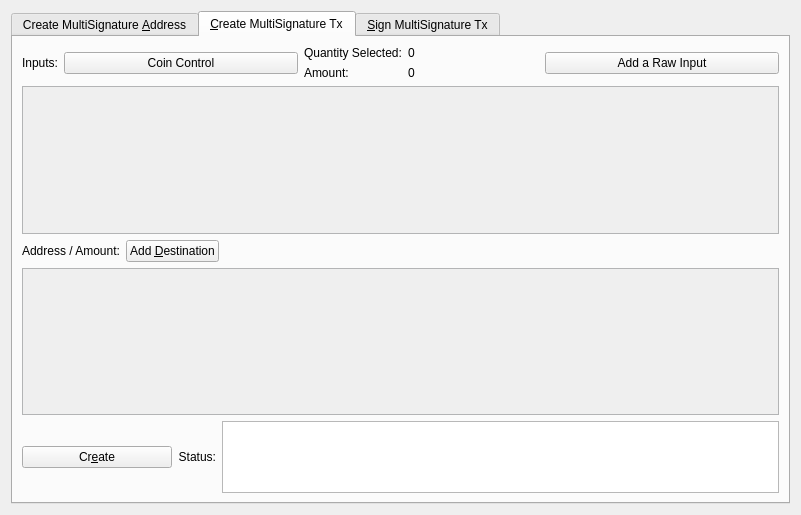
<?xml version="1.0" encoding="UTF-8"?>
<ui version="4.0">
 <class>MultisigDialog</class>
 <widget class="QDialog" name="MultisigDialog">
  <property name="geometry">
   <rect>
    <x>0</x>
    <y>0</y>
    <width>801</width>
    <height>515</height>
   </rect>
  </property>
  <property name="sizePolicy">
   <sizepolicy hsizetype="Fixed" vsizetype="Fixed">
    <horstretch>0</horstretch>
    <verstretch>0</verstretch>
   </sizepolicy>
  </property>
  <property name="windowTitle">
   <string>Multisignature Address Interactions</string>
  </property>
  <layout class="QVBoxLayout" name="verticalLayout_8">
   <item>
    <widget class="QTabWidget" name="multisigTabWidget">
     <property name="styleSheet">
      <string notr="true">QScrollArea{border: 1px solid #b3b4b5;}</string>
     </property>
     <property name="currentIndex">
      <number>1</number>
     </property>
     <widget class="QWidget" name="addMultisigTab">
      <property name="sizePolicy">
       <sizepolicy hsizetype="Minimum" vsizetype="Minimum">
        <horstretch>0</horstretch>
        <verstretch>0</verstretch>
       </sizepolicy>
      </property>
      <attribute name="title">
       <string>Create MultiSignature &amp;Address</string>
      </attribute>
      <layout class="QVBoxLayout" name="verticalLayout">
       <item>
        <layout class="QHBoxLayout" name="enterMLayout">
         <item>
          <widget class="QSpinBox" name="enterMSpinbox">
           <property name="sizePolicy">
            <sizepolicy hsizetype="Fixed" vsizetype="Fixed">
             <horstretch>0</horstretch>
             <verstretch>0</verstretch>
            </sizepolicy>
           </property>
           <property name="toolTip">
            <string>How many people must sign to verify a transaction</string>
           </property>
           <property name="minimum">
            <number>1</number>
           </property>
           <property name="maximum">
            <number>15</number>
           </property>
           <property name="value">
            <number>1</number>
           </property>
          </widget>
         </item>
         <item>
          <widget class="QLabel" name="enterMLabel">
           <property name="text">
            <string>Enter the minimum number of signatures required to sign transactions</string>
           </property>
          </widget>
         </item>
        </layout>
       </item>
       <item>
        <layout class="QHBoxLayout" name="addressLabelLayout">
         <item>
          <widget class="QLabel" name="addressLableLabel">
           <property name="text">
            <string>Address Label:</string>
           </property>
          </widget>
         </item>
         <item>
          <widget class="QLineEdit" name="multisigAddressLabel"/>
         </item>
        </layout>
       </item>
       <item>
        <layout class="QHBoxLayout" name="addAddressLayout">
         <item>
          <widget class="QPushButton" name="addAddressButton">
           <property name="toolTip">
            <string>Add another address that could sign to verify a transaction from the multisig address.</string>
           </property>
           <property name="text">
            <string>&amp;Add Address / Key</string>
           </property>
           <property name="icon">
            <iconset resource="../xchainz.qrc">
             <normaloff>:/icons/add</normaloff>:/icons/add</iconset>
           </property>
           <property name="autoDefault">
            <bool>false</bool>
           </property>
          </widget>
         </item>
         <item>
          <widget class="QLabel" name="addAddressLabel">
           <property name="sizePolicy">
            <sizepolicy hsizetype="Preferred" vsizetype="Fixed">
             <horstretch>0</horstretch>
             <verstretch>0</verstretch>
            </sizepolicy>
           </property>
           <property name="text">
            <string>Local addresses or public keys that can sign:</string>
           </property>
          </widget>
         </item>
         <item>
          <spacer name="addAddressSpacer_2">
           <property name="orientation">
            <enum>Qt::Horizontal</enum>
           </property>
           <property name="sizeHint" stdset="0">
            <size>
             <width>40</width>
             <height>10</height>
            </size>
           </property>
          </spacer>
         </item>
        </layout>
       </item>
       <item>
        <widget class="QScrollArea" name="addAddressScrollArea">
         <property name="sizePolicy">
          <sizepolicy hsizetype="Preferred" vsizetype="Expanding">
           <horstretch>0</horstretch>
           <verstretch>0</verstretch>
          </sizepolicy>
         </property>
         <property name="widgetResizable">
          <bool>true</bool>
         </property>
         <widget class="QWidget" name="addAddressWidget">
          <property name="geometry">
           <rect>
            <x>0</x>
            <y>0</y>
            <width>759</width>
            <height>166</height>
           </rect>
          </property>
          <layout class="QVBoxLayout" name="verticalLayout_5">
           <item>
            <layout class="QVBoxLayout" name="addressList"/>
           </item>
           <item>
            <spacer name="verticalSpacer">
             <property name="orientation">
              <enum>Qt::Vertical</enum>
             </property>
             <property name="sizeHint" stdset="0">
              <size>
               <width>20</width>
               <height>40</height>
              </size>
             </property>
            </spacer>
           </item>
          </layout>
         </widget>
        </widget>
       </item>
       <item>
        <layout class="QHBoxLayout" name="addMultisigLayout">
         <item>
          <widget class="QPushButton" name="addMultisigButton">
           <property name="sizePolicy">
            <sizepolicy hsizetype="Preferred" vsizetype="Fixed">
             <horstretch>0</horstretch>
             <verstretch>0</verstretch>
            </sizepolicy>
           </property>
           <property name="toolTip">
            <string>Create a new multisig address</string>
           </property>
           <property name="toolTipDuration">
            <number>-3</number>
           </property>
           <property name="text">
            <string>C&amp;reate</string>
           </property>
           <property name="icon">
            <iconset resource="../xchainz.qrc">
             <normaloff>:/icons/filesave</normaloff>:/icons/filesave</iconset>
           </property>
           <property name="autoDefault">
            <bool>false</bool>
           </property>
          </widget>
         </item>
         <item>
          <widget class="QLabel" name="label">
           <property name="text">
            <string>Status:</string>
           </property>
          </widget>
         </item>
         <item>
          <widget class="QTextEdit" name="addMultisigStatus">
           <property name="sizePolicy">
            <sizepolicy hsizetype="Expanding" vsizetype="Fixed">
             <horstretch>0</horstretch>
             <verstretch>0</verstretch>
            </sizepolicy>
           </property>
           <property name="maximumSize">
            <size>
             <width>16777215</width>
             <height>75</height>
            </size>
           </property>
           <property name="readOnly">
            <bool>true</bool>
           </property>
           <property name="textInteractionFlags">
            <set>Qt::TextSelectableByKeyboard|Qt::TextSelectableByMouse</set>
           </property>
          </widget>
         </item>
        </layout>
       </item>
       <item>
        <widget class="QLabel" name="label_2">
         <property name="sizePolicy">
          <sizepolicy hsizetype="Preferred" vsizetype="Preferred">
           <horstretch>0</horstretch>
           <verstretch>0</verstretch>
          </sizepolicy>
         </property>
         <property name="text">
          <string>Use below to quickly import an address by its redeem. Don't forget to add a label before clicking import!
Keep in mind, the wallet will rescan the blockchain to find transactions containing the new address.
Please be patient after clicking import.</string>
         </property>
         <property name="scaledContents">
          <bool>false</bool>
         </property>
         <property name="wordWrap">
          <bool>true</bool>
         </property>
        </widget>
       </item>
       <item>
        <layout class="QHBoxLayout" name="importLayout">
         <item>
          <widget class="QPushButton" name="importAddressButton">
           <property name="sizePolicy">
            <sizepolicy hsizetype="Fixed" vsizetype="Fixed">
             <horstretch>0</horstretch>
             <verstretch>0</verstretch>
            </sizepolicy>
           </property>
           <property name="text">
            <string>&amp;Import Redeem</string>
           </property>
           <property name="icon">
            <iconset resource="../xchainz.qrc">
             <normaloff>:/icons/receiving_addresses</normaloff>:/icons/receiving_addresses</iconset>
           </property>
          </widget>
         </item>
         <item>
          <widget class="QLineEdit" name="importRedeem">
           <property name="sizePolicy">
            <sizepolicy hsizetype="Preferred" vsizetype="Fixed">
             <horstretch>0</horstretch>
             <verstretch>0</verstretch>
            </sizepolicy>
           </property>
          </widget>
         </item>
        </layout>
       </item>
      </layout>
     </widget>
     <widget class="QWidget" name="createTransactionTab">
      <attribute name="title">
       <string>&amp;Create MultiSignature Tx</string>
      </attribute>
      <layout class="QVBoxLayout" name="verticalLayout_3">
       <item>
        <layout class="QHBoxLayout" name="horizontalLayout_2">
         <item>
          <layout class="QVBoxLayout" name="createTxLayout">
           <item>
            <layout class="QHBoxLayout" name="addTxInputLayout">
             <item>
              <widget class="QLabel" name="addTxInputLabel">
               <property name="sizePolicy">
                <sizepolicy hsizetype="Fixed" vsizetype="Preferred">
                 <horstretch>0</horstretch>
                 <verstretch>0</verstretch>
                </sizepolicy>
               </property>
               <property name="text">
                <string>Inputs:</string>
               </property>
              </widget>
             </item>
             <item>
              <widget class="QPushButton" name="pushButtonCoinControl">
               <property name="sizePolicy">
                <sizepolicy hsizetype="Preferred" vsizetype="Fixed">
                 <horstretch>0</horstretch>
                 <verstretch>0</verstretch>
                </sizepolicy>
               </property>
               <property name="text">
                <string>Coin Control</string>
               </property>
              </widget>
             </item>
             <item>
              <layout class="QFormLayout" name="formLayout_2">
               <property name="rightMargin">
                <number>10</number>
               </property>
               <item row="0" column="0">
                <widget class="QLabel" name="labelQuantity">
                 <property name="text">
                  <string>Quantity Selected:</string>
                 </property>
                </widget>
               </item>
               <item row="0" column="1">
                <widget class="QLabel" name="labelQuantity_int">
                 <property name="text">
                  <string>0</string>
                 </property>
                </widget>
               </item>
               <item row="1" column="0">
                <widget class="QLabel" name="labelAmount">
                 <property name="text">
                  <string>Amount:</string>
                 </property>
                </widget>
               </item>
               <item row="1" column="1">
                <widget class="QLabel" name="labelAmount_int">
                 <property name="text">
                  <string>0</string>
                 </property>
                </widget>
               </item>
              </layout>
             </item>
             <item>
              <widget class="QPushButton" name="addInputButton">
               <property name="sizePolicy">
                <sizepolicy hsizetype="Preferred" vsizetype="Fixed">
                 <horstretch>0</horstretch>
                 <verstretch>0</verstretch>
                </sizepolicy>
               </property>
               <property name="toolTip">
                <string>Add an input to fund the outputs</string>
               </property>
               <property name="text">
                <string>Add a Raw Input</string>
               </property>
               <property name="icon">
                <iconset resource="../xchainz.qrc">
                 <normaloff>:/css/default</normaloff>:/css/default</iconset>
               </property>
              </widget>
             </item>
            </layout>
           </item>
           <item>
            <widget class="QScrollArea" name="txInputsScrollArea">
             <property name="sizePolicy">
              <sizepolicy hsizetype="Preferred" vsizetype="Expanding">
               <horstretch>0</horstretch>
               <verstretch>0</verstretch>
              </sizepolicy>
             </property>
             <property name="widgetResizable">
              <bool>true</bool>
             </property>
             <widget class="QWidget" name="txInputsWidget">
              <property name="geometry">
               <rect>
                <x>0</x>
                <y>0</y>
                <width>747</width>
                <height>131</height>
               </rect>
              </property>
              <layout class="QVBoxLayout" name="verticalLayout_7">
               <item>
                <layout class="QVBoxLayout" name="inputsList"/>
               </item>
               <item>
                <spacer name="txInputsSpacer">
                 <property name="orientation">
                  <enum>Qt::Vertical</enum>
                 </property>
                 <property name="sizeHint" stdset="0">
                  <size>
                   <width>20</width>
                   <height>80</height>
                  </size>
                 </property>
                </spacer>
               </item>
              </layout>
             </widget>
            </widget>
           </item>
           <item>
            <layout class="QHBoxLayout" name="addDestinationLayout">
             <item>
              <widget class="QLabel" name="addDestinationLabel">
               <property name="text">
                <string>Address / Amount:</string>
               </property>
              </widget>
             </item>
             <item>
              <widget class="QPushButton" name="addDestinationButton">
               <property name="sizePolicy">
                <sizepolicy hsizetype="Fixed" vsizetype="Fixed">
                 <horstretch>0</horstretch>
                 <verstretch>0</verstretch>
                </sizepolicy>
               </property>
               <property name="toolTip">
                <string>Add destinations to send XCZ to</string>
               </property>
               <property name="text">
                <string>Add &amp;Destination</string>
               </property>
               <property name="icon">
                <iconset resource="../xchainz.qrc">
                 <normaloff>:/icons/add</normaloff>:/icons/add</iconset>
               </property>
              </widget>
             </item>
             <item>
              <spacer name="addDestinationHorizontalSpacer">
               <property name="orientation">
                <enum>Qt::Horizontal</enum>
               </property>
               <property name="sizeHint" stdset="0">
                <size>
                 <width>40</width>
                 <height>20</height>
                </size>
               </property>
              </spacer>
             </item>
            </layout>
           </item>
           <item>
            <widget class="QScrollArea" name="destionationsScrollArea">
             <property name="sizePolicy">
              <sizepolicy hsizetype="Expanding" vsizetype="Expanding">
               <horstretch>0</horstretch>
               <verstretch>0</verstretch>
              </sizepolicy>
             </property>
             <property name="widgetResizable">
              <bool>true</bool>
             </property>
             <widget class="QWidget" name="destinationsScrollAreaContents">
              <property name="geometry">
               <rect>
                <x>0</x>
                <y>0</y>
                <width>747</width>
                <height>130</height>
               </rect>
              </property>
              <layout class="QVBoxLayout" name="verticalLayout_11">
               <item>
                <layout class="QVBoxLayout" name="destinationsList"/>
               </item>
               <item>
                <spacer name="destinationsSpacer">
                 <property name="orientation">
                  <enum>Qt::Vertical</enum>
                 </property>
                 <property name="sizeHint" stdset="0">
                  <size>
                   <width>20</width>
                   <height>20</height>
                  </size>
                 </property>
                </spacer>
               </item>
              </layout>
             </widget>
            </widget>
           </item>
           <item>
            <layout class="QHBoxLayout" name="horizontalLayout_4">
             <item>
              <widget class="QPushButton" name="createButton">
               <property name="sizePolicy">
                <sizepolicy hsizetype="Fixed" vsizetype="Fixed">
                 <horstretch>0</horstretch>
                 <verstretch>0</verstretch>
                </sizepolicy>
               </property>
               <property name="minimumSize">
                <size>
                 <width>150</width>
                 <height>0</height>
                </size>
               </property>
               <property name="toolTip">
                <string>Create a transaction object using the given inputs to the given outputs</string>
               </property>
               <property name="text">
                <string>Cr&amp;eate</string>
               </property>
               <property name="icon">
                <iconset resource="../xchainz.qrc">
                 <normaloff>:/icons/export</normaloff>:/icons/export</iconset>
               </property>
               <property name="autoDefault">
                <bool>false</bool>
               </property>
               <property name="default">
                <bool>true</bool>
               </property>
              </widget>
             </item>
             <item>
              <widget class="QLabel" name="createButtonLabel">
               <property name="sizePolicy">
                <sizepolicy hsizetype="Fixed" vsizetype="Preferred">
                 <horstretch>0</horstretch>
                 <verstretch>0</verstretch>
                </sizepolicy>
               </property>
               <property name="text">
                <string>Status:</string>
               </property>
               <property name="alignment">
                <set>Qt::AlignRight|Qt::AlignTrailing|Qt::AlignVCenter</set>
               </property>
              </widget>
             </item>
             <item>
              <widget class="QTextEdit" name="createButtonStatus">
               <property name="sizePolicy">
                <sizepolicy hsizetype="Expanding" vsizetype="Minimum">
                 <horstretch>0</horstretch>
                 <verstretch>0</verstretch>
                </sizepolicy>
               </property>
               <property name="maximumSize">
                <size>
                 <width>16777215</width>
                 <height>16777215</height>
                </size>
               </property>
               <property name="sizeAdjustPolicy">
                <enum>QAbstractScrollArea::AdjustToContents</enum>
               </property>
               <property name="readOnly">
                <bool>true</bool>
               </property>
              </widget>
             </item>
            </layout>
           </item>
          </layout>
         </item>
         <item>
          <layout class="QHBoxLayout" name="horizontalLayout_3"/>
         </item>
        </layout>
       </item>
      </layout>
     </widget>
     <widget class="QWidget" name="signMultisigTransaction">
      <property name="styleSheet">
       <string notr="true">txScrollArea:{
	border: 1px solid #b3b4b5;
}
keyScrollArea:{
	border: 1px solid #b3b4b5;
}
txScrollArea:{
	border: 1px solid #b3b4b5;
}</string>
      </property>
      <attribute name="title">
       <string>&amp;Sign MultiSignature Tx</string>
      </attribute>
      <layout class="QVBoxLayout" name="verticalLayout_4">
       <item>
        <layout class="QHBoxLayout" name="transactionHexLayout">
         <item>
          <widget class="QLabel" name="transactionHexLabel">
           <property name="text">
            <string>Transaction Hex:</string>
           </property>
          </widget>
         </item>
         <item>
          <widget class="QLineEdit" name="transactionHex">
           <property name="toolTip">
            <string/>
           </property>
          </widget>
         </item>
        </layout>
       </item>
       <item>
        <layout class="QHBoxLayout" name="horizontalLayout">
         <item>
          <layout class="QVBoxLayout" name="verticalLayout_2">
           <item>
            <layout class="QHBoxLayout" name="horizontalLayout_7">
             <item>
              <widget class="QPushButton" name="signButton">
               <property name="sizePolicy">
                <sizepolicy hsizetype="Preferred" vsizetype="Fixed">
                 <horstretch>0</horstretch>
                 <verstretch>0</verstretch>
                </sizepolicy>
               </property>
               <property name="minimumSize">
                <size>
                 <width>150</width>
                 <height>0</height>
                </size>
               </property>
               <property name="toolTip">
                <string>Sign the transaction from this wallet or from provided private keys</string>
               </property>
               <property name="text">
                <string>S&amp;ign</string>
               </property>
               <property name="icon">
                <iconset resource="../xchainz.qrc">
                 <normaloff>:/icons/edit</normaloff>:/icons/edit</iconset>
               </property>
               <property name="autoDefault">
                <bool>false</bool>
               </property>
               <property name="default">
                <bool>true</bool>
               </property>
              </widget>
             </item>
             <item>
              <widget class="QPushButton" name="commitButton">
               <property name="enabled">
                <bool>false</bool>
               </property>
               <property name="sizePolicy">
                <sizepolicy hsizetype="Preferred" vsizetype="Fixed">
                 <horstretch>0</horstretch>
                 <verstretch>0</verstretch>
                </sizepolicy>
               </property>
               <property name="toolTip">
                <string>&lt;html&gt;&lt;head/&gt;&lt;body&gt;&lt;p&gt;DISABLED until transaction has been signed enough times.&lt;/p&gt;&lt;/body&gt;&lt;/html&gt;</string>
               </property>
               <property name="autoFillBackground">
                <bool>false</bool>
               </property>
               <property name="text">
                <string>Co&amp;mmit</string>
               </property>
               <property name="icon">
                <iconset resource="../xchainz.qrc">
                 <normaloff>:/icons/send</normaloff>:/icons/send</iconset>
               </property>
               <property name="autoDefault">
                <bool>true</bool>
               </property>
              </widget>
             </item>
             <item>
              <layout class="QHBoxLayout" name="addPrivKeyLayout">
               <item>
                <widget class="QPushButton" name="addPrivKeyButton">
                 <property name="sizePolicy">
                  <sizepolicy hsizetype="Fixed" vsizetype="Fixed">
                   <horstretch>0</horstretch>
                   <verstretch>0</verstretch>
                  </sizepolicy>
                 </property>
                 <property name="toolTip">
                  <string>Add private keys to sign the transaction with</string>
                 </property>
                 <property name="text">
                  <string>Add Private &amp;Key</string>
                 </property>
                 <property name="icon">
                  <iconset resource="../xchainz.qrc">
                   <normaloff>:/icons/add</normaloff>:/icons/add</iconset>
                 </property>
                </widget>
               </item>
               <item>
                <widget class="QLabel" name="addPrivKeyLabel">
                 <property name="text">
                  <string>Sign with only private keys (Not Recommened)</string>
                 </property>
                </widget>
               </item>
              </layout>
             </item>
            </layout>
           </item>
           <item>
            <layout class="QHBoxLayout" name="horizontalLayout_5">
             <item>
              <widget class="QLabel" name="signButtonStatusLabel">
               <property name="text">
                <string>Status:</string>
               </property>
              </widget>
             </item>
             <item>
              <widget class="QTextEdit" name="signButtonStatus">
               <property name="sizePolicy">
                <sizepolicy hsizetype="Expanding" vsizetype="Preferred">
                 <horstretch>0</horstretch>
                 <verstretch>0</verstretch>
                </sizepolicy>
               </property>
               <property name="maximumSize">
                <size>
                 <width>16777215</width>
                 <height>16777215</height>
                </size>
               </property>
               <property name="verticalScrollBarPolicy">
                <enum>Qt::ScrollBarAsNeeded</enum>
               </property>
               <property name="readOnly">
                <bool>true</bool>
               </property>
               <property name="textInteractionFlags">
                <set>Qt::TextSelectableByKeyboard|Qt::TextSelectableByMouse</set>
               </property>
              </widget>
             </item>
            </layout>
           </item>
           <item>
            <widget class="QScrollArea" name="keyScrollArea">
             <property name="sizePolicy">
              <sizepolicy hsizetype="Expanding" vsizetype="Expanding">
               <horstretch>0</horstretch>
               <verstretch>0</verstretch>
              </sizepolicy>
             </property>
             <property name="sizeAdjustPolicy">
              <enum>QAbstractScrollArea::AdjustToContents</enum>
             </property>
             <property name="widgetResizable">
              <bool>true</bool>
             </property>
             <widget class="QWidget" name="keyScrollAreaContents">
              <property name="geometry">
               <rect>
                <x>0</x>
                <y>0</y>
                <width>755</width>
                <height>168</height>
               </rect>
              </property>
              <layout class="QVBoxLayout" name="verticalLayout_9">
               <item>
                <layout class="QVBoxLayout" name="keyList"/>
               </item>
               <item>
                <spacer name="keySpacer">
                 <property name="orientation">
                  <enum>Qt::Vertical</enum>
                 </property>
                 <property name="sizeHint" stdset="0">
                  <size>
                   <width>20</width>
                   <height>20</height>
                  </size>
                 </property>
                </spacer>
               </item>
              </layout>
             </widget>
            </widget>
           </item>
          </layout>
         </item>
        </layout>
       </item>
      </layout>
     </widget>
    </widget>
   </item>
  </layout>
 </widget>
 <resources>
  <include location="../xchainz.qrc"/>
 </resources>
 <connections/>
</ui>
